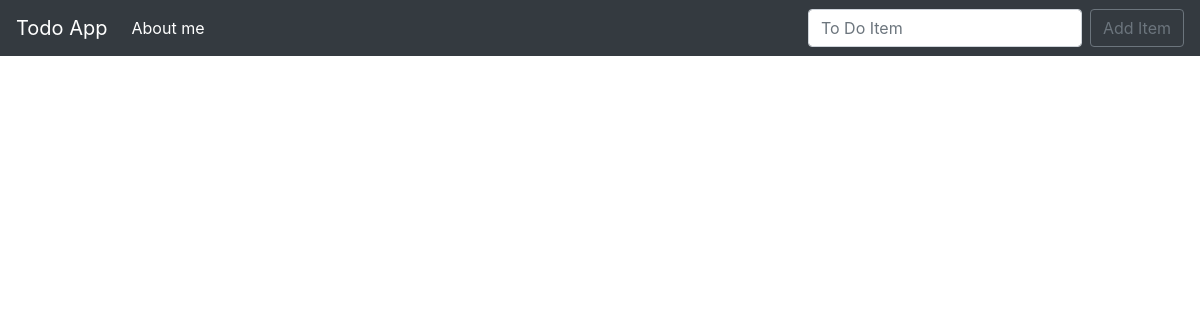
/todo/, run on an earlier commit of the app's database.
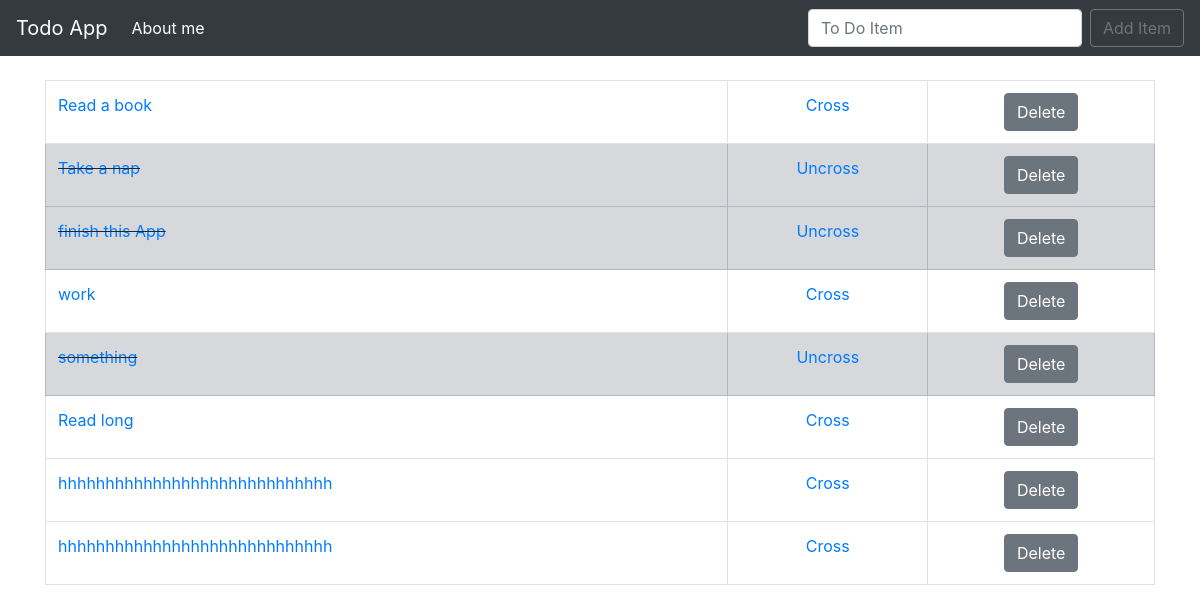
And on a later commit of the database.
### todo_list/models.py (models this page shows, shortened)
class List(models.Model):
	item = models.CharField(max_length=200)
	completed = models.BooleanField(default=False)

### todo_list/views.py (the view)
# urls.py: path('',views.index, name="index"),
def index(request):
	if request.method == 'POST':
		form = ListForm(request.POST or None)
		if form.is_valid():
			form.save()
			messages.success(request, ('Item has been Added To list!'))
			all_items = List.objects.all
			return render(request,'index.html',{'all_items': all_items})
	else:
		all_items = List.objects.all
		return render(request,'index.html',{'all_items': all_items})

### todo_list/templates/index.html (shortened to what this page needs)
{% extends 'baseToDo.html' %}
{% block content %}
	{% if all_items %}
	<table class="table table-bordered">
		{% for thing in all_items %}
			{% if thing.completed %}
				<tr class="table-secondary">
					<td class="striker"><a href="{% url 'edit' thing.id %}">{{ thing.item }}</a> </td>
					<td><center> <a href="{% url 'uncross' thing.id %}" >Uncross</a></center></td>
					<td><center><a href="{% url 'delete' thing.id %}" class="btn btn-secondary"> Delete</a></center></td>
				</tr>
			{% else %}
				<tr>
					<td><a href="{% url 'edit' thing.id %}">{{ thing.item }} </a></td>
					<td><center> <a href="{% url 'cross_off' thing.id %}" >Cross</a></center></td>
					<td><center> <a href="{% url 'delete' thing.id %}" class="btn btn-secondary"> Delete</a></center></td>
				</tr>
			{% endif %}
		{% endfor %}
	</table>
	{% endif %}
{% endblock %}

### todo_list/templates/baseToDo.html (shortened to what this page needs)
{% load static %}
<!doctype html>
<html lang="en">
  <head>
    <link rel="stylesheet" href="https://stackpath.bootstrapcdn.com/bootstrap/4.5.0/css/bootstrap.min.css">
    <link rel="stylesheet" type="text/css" href="{% static 'css/my_style.css' %}">
  </head>
  <body>
  	<nav class="navbar navbar-expand-lg navbar-dark bg-dark">
  <a class="navbar-brand" href="{% url 'index' %}">Todo App</a>
  <div class="collapse navbar-collapse" id="navbarSupportedContent">
    <ul class="navbar-nav mr-auto">
      <li class="nav-item active">
        <a class="nav-link" href="{% url 'about' %}">About me <span class="sr-only">(current)</span></a>
      </li>
    </ul>
    <form class="form-inline my-2 my-lg-0" action="{% url 'index' %}" method="POST">
      <input class="form-control mr-sm-2" type="search" placeholder="To Do Item" aria-label="Search" name="item">
      <button class="btn btn-outline-secondary my-2 my-sm-0" type="submit">Add Item</button>
    </form>
  </div>
</nav>
  	<br/>
  	<div class="container">
	    {% block content %}
	    {% endblock %}
	  </div>
  </body>
</html>

### static/css/my_style.css (style rules this page uses)
.striker { text-decoration: line-through; }

What changed in the data, as far as the page shows it:
added List: item "Read a book"
added List: item "Take a nap"
added List: item "finish this App"
added List: item "work"
added List: item "something"
added List: item "Read long"
added List: item "hhhhhhhhhhhhhhhhhhhhhhhhhhhhh"
added List: item "hhhhhhhhhhhhhhhhhhhhhhhhhhhhh"
